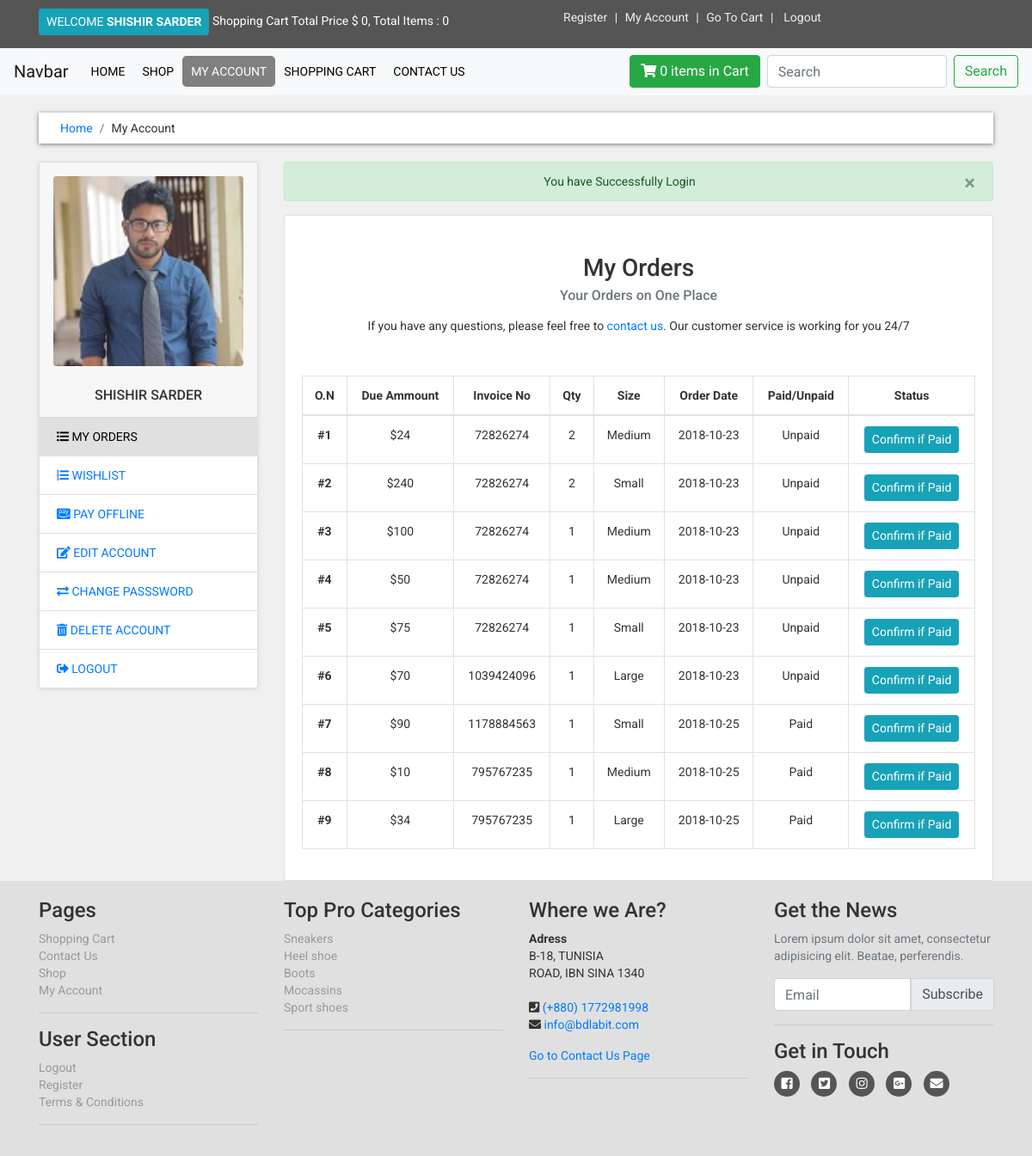
The app's page /customer/my_account.php?my_orders (signed in) with its own data.
### tables this page shows
CREATE TABLE `customers` (
  `customer_id` int(10) NOT NULL,
  `customer_name` varchar(255) NOT NULL,
  `customer_email` varchar(255) NOT NULL,
  `customer_pass` varchar(255) NOT NULL,
  `customer_country` varchar(100) NOT NULL,
  `customer_city` varchar(100) NOT NULL,
  `customer_contact` varchar(255) NOT NULL,
  `customer_address` text NOT NULL,
  `customer_image` text NOT NULL,
  `customer_ip` varchar(255) NOT NULL,
  `customer_confirm_code` text NOT NULL
);

CREATE TABLE `customer_orders` (
  `order_id` int(10) NOT NULL,
  `customer_id` int(10) NOT NULL,
  `due_amount` int(100) NOT NULL,
  `invoice_no` int(100) NOT NULL,
  `qty` int(10) NOT NULL,
  `size` varchar(100) NOT NULL,
  `order_date` timestamp NOT NULL DEFAULT CURRENT_TIMESTAMP ON UPDATE CURRENT_TIMESTAMP,
  `order_status` varchar(100) NOT NULL
);

CREATE TABLE `product_categories` (
  `p_cat_id` int(10) NOT NULL,
  `p_cat_title` varchar(100) NOT NULL,
  `p_cat_top` varchar(100) NOT NULL,
  `p_cat_image` text NOT NULL
);

### core/init.php (called while the page is built, shortened)
<?php ob_start();
include_once 'database/connection.php';
include_once 'classes/user.php';
global $pdo;
$getFromU = new User($pdo);

### core/classes/user.php (called while the page is built, shortened)
<?php
	class User {
    protected $pdo;
    public function __construct($pdo)
    {
      $this->pdo = $pdo;
    }
    public function view_customer_by_email($customer_email)
    {
      $sql = "SELECT * FROM customers WHERE customer_email = :customer_email";
      $stmt = $this->pdo->prepare($sql);
      $stmt->bindParam(":customer_email", $customer_email);
      $stmt->execute();
      return $stmt->fetch();
    }
    public function view_customer_orders_by_id($customer_id)
    {
      $sql = "SELECT * FROM customer_orders WHERE customer_id = :customer_id";
      $stmt = $this->pdo->prepare($sql);
      $stmt->bindParam(":customer_id", $customer_id);
      $stmt->execute();
      return $stmt->fetchAll();
    }
    public function selectTopProductCatagories()
    {
      $sql = "SELECT * FROM product_categories WHERE p_cat_top = 'Yes' ";
      $stmt = $this->pdo->prepare($sql);
      $stmt->execute();
      return $stmt->fetchAll();
    }
    public function count_product_by_ip($ip_add)
    {
      $sql = "SELECT * FROM cart WHERE ip_add = :ip_add";
      $stmt = $this->pdo->prepare($sql);
      $stmt->bindParam(":ip_add", $ip_add);
      $stmt->execute();
      $stmt->fetch();
      $count = $stmt->rowCount();
      return $count;
    }
}
?>

### customer/includes/my_orders.php (the view, shortened to what this page needs)
<div class="card text-center">
	<div class="card-body">
		<h3 class="card-title mt-4">My Orders</h3>
		<h6 class="card-subtitle mb-2 text-muted">Your Orders on One Place</h6>
		<p class="card-text my-3">If you have any questions, please feel free to <a href="../contact.php">contact us</a>. Our customer service is working for you 24/7</p>
		<table class="table table-bordered table-responsive-xl table-hover mt-5">
			<thead>
				<tr>
					<th scope="col">O.N</th>
					<th scope="col">Due Ammount</th>
					<th scope="col">Invoice No</th>
					<th scope="col">Qty</th>
					<th scope="col">Size</th>
					<th scope="col">Order Date</th>
					<th scope="col">Paid/Unpaid</th>
					<th scope="col">Status</th>
				</tr>
			</thead>
			<tbody>
				<?php
					$customer_session = $_SESSION['customer_email'];
					$get_customer = $getFromU->view_customer_by_email($customer_session);
  				$customer_id = $get_customer->customer_id;
  				$get_orders = $getFromU->view_customer_orders_by_id($customer_id);
  				$i = 0;
  				foreach ($get_orders as $get_order) {
  					$order_id = $get_order->order_id;
  					$due_amount = $get_order->due_amount;
  					$invoice_no = $get_order->invoice_no;
  					$qty = $get_order->qty;
  					$size = $get_order->size;
  					$order_date = substr($get_order->order_date, 0,10);
  					$order_status = $get_order->order_status;
  					$i++;
  					if ($order_status === "pending") {
  						$order_status = "Unpaid";
  					}else {
  						$order_status = "Paid";
  					}
				?>
					<tr>
						<th>#<?php echo $i; ?></th>
						<td>$<?php echo $due_amount; ?></td>
						<td><?php echo $invoice_no; ?></td>
						<td><?php echo $qty; ?></td>
						<td><?php echo ucwords($size); ?></td>
						<td><?php echo $order_date; ?></td>
						<td><?php echo $order_status; ?></td>
						<td><a href="confirm.php?order_id=<?php echo $order_id; ?>" class="btn btn-sm btn-info">Confirm if Paid</a></td>
					</tr>
				<?php	} ?>
			</tbody>
		</table>
	</div>
</div>

### customer/includes/header.php (shortened to what this page needs)
<?php require_once '../core/init.php'; ?>
<?php
	$ip_add = $getFromU->getRealUserIp();
	$total = 0;
?>
<!doctype html>
<html lang="en">
  <head>
    <link rel="stylesheet" href="https://stackpath.bootstrapcdn.com/bootstrap/4.1.3/css/bootstrap.min.css">
    <link rel="stylesheet" type="text/css" href="https://use.fontawesome.com/releases/v5.3.1/css/all.css">
    <link rel="stylesheet" type="text/css" href="assets/css/sweetalert.css">
    <link rel="stylesheet" type="text/css" href="assets/css/main.css">
  </head>
  <body>
		<div id="top">
			<div class="container">
				<div class="row">
					<div class="col-md-6 offer">
						<a href="customer/my_account.php" class="btn btn-info btn-sm">
							<?php
								if (!isset($_SESSION['customer_email'])) {
									echo 'Welcome : Guest';
								}else {
									$customer = $getFromU->view_customer_by_email($_SESSION['customer_email']);
									$customer_name = $customer->customer_name;
									echo "Welcome <strong class='text-uppercase'>$customer_name</strong>" ;
								}
							?>
						</a>
						<?php if (isset($_SESSION['customer_email'])): ?>
							<a href="#">Shopping Cart Total Price $ <?php echo $total; ?>, Total Items : <?php echo $getFromU->count_product_by_ip($ip_add); ?></a>
						<?php else: ?>
							<a href="#">Shopping Cart Total Price $ 0, Total Items : 0</a>
						<?php endif ?>
					</div>
					<div class="col-md-6">
						<ul class="menu">
							<li><a href="../customer_register.php">Register</a></li>
							<li><a href="../checkout.php">My Account</a></li>
							<li><a href="../cart.php">Go To Cart</a></li>
							<li>
								<?php if (!isset($_SESSION['customer_email'])): ?>
									<a href="../login.php">Login</a>
								<?php else: ?>
									<a href="../logout.php">Logout</a>
								<?php endif ?>
							</li>
						</ul>
					</div>
				</div>
			</div>
		</div>

### customer/my_account.php (shortened to what this page needs)
<?php require_once 'includes/header.php'; ?>
<nav class="navbar navbar-expand-lg navbar-light bg-light sticky-top" id="navbar">
	<a class="navbar-brand home" href="#">Navbar</a>
	<div class="collapse navbar-collapse" id="navbarSupportedContent">
		<ul class="navbar-nav mr-auto text-uppercase">
			<li >
				<a href="../index.php">Home</a>
			</li>
			<li>
				<a href="../shop.php">Shop</a>
			</li>
			<li>
				<a class="active" href="my_account.php">My Account</a>
			</li>
			<li>
				<a href="../cart.php">Shopping Cart</a>
			</li>
			<li>
				<a href="../contact.php">Contact Us</a>
			</li>
		</ul>
		<?php if (isset($_SESSION['customer_email'])): ?>
			<a href="../cart.php" class="btn btn-success mr-2"><i class="fas fa-shopping-cart"></i><span> <?php echo $getFromU->count_product_by_ip($ip_add); ?> items in Cart</span></a>
		<?php else: ?>
			<a href="../cart.php" class="btn btn-success mr-2"><i class="fas fa-shopping-cart"></i><span> 0 items in Cart</span></a>
		<?php endif ?>
		<form class="form-inline my-2 my-lg-0">
			<input class="form-control mr-sm-2" type="search" placeholder="Search" aria-label="Search" name="user_query" required="1">
			<button class="btn btn-outline-success my-2 my-sm-0" type="submit" name="search">Search</button>
		</form>
	</div>
</nav>
<div id="content">
	<div class="container">
		<div class="row">
			<div class="col-md-12">
				<nav aria-label="breadcrumb">
				  <ol class="breadcrumb">
				    <li class="breadcrumb-item"><a href="../index.php">Home</a></li>
				    <li class="breadcrumb-item" aria-current="page">My Account</li>
				  </ol>
				</nav>
			</div>
			<div class="col-md-12">
			</div>
			<div class="col-md-3">
				<?php require_once 'includes/sidebar.php'; ?>
			</div>
			<div class="col-md-9">
				<?php if (isset($_SESSION['login_success_msg'])): ?>
					<div class="alert alert-success text-center alert-dismissible fade show" role="alert">
					  <?php echo $_SESSION['login_success_msg']; unset($_SESSION['login_success_msg']); ?>
					  <button type="button" class="close" data-dismiss="alert" aria-label="Close">
					    <span aria-hidden="true">&times;</span>
					  </button>
					</div>
				<?php endif ?>
				<?php
					if (isset($_GET['my_orders'])) {
						require_once 'includes/my_orders.php';
					}
				?>
			</div>
		</div>
	</div>
</div>
<?php require_once 'includes/footer.php'; ?>

### customer/includes/sidebar.php
<?php
  $customer_session = $_SESSION['customer_email'];
  $get_customer = $getFromU->view_customer_by_email($customer_session);
  $customer_name = $get_customer->customer_name;
  $customer_image = $get_customer->customer_image;
?>
<div class="card sidebar-menu mb-5 profile">
  <div class="card-header p-3">
    <img class="card-img-top img-fluid rounded" src="assets/customer_images/<?php echo $customer_image; ?>" alt="Card image cap">
    <h6 class="card-title text-center mt-4 mb-0"><?php echo $customer_name; ?></h6>
  </div>
  <ul class="list-group list-group-flush">
    <li class="list-group-item <?php if(isset($_GET['my_orders'])) { echo "active";} ?>"  >
      <a href="my_account.php?my_orders"><i class="fas fa-list-ul"></i> My Orders</a>
    </li>
    <li class="list-group-item <?php if(isset($_GET['wishlist'])) { echo "active";} ?>"  >
      <a href="my_account.php?wishlist"><i class="fas fa-list-ol"></i> Wishlist</a>
    </li>
    <li class="list-group-item <?php if(isset($_GET['pay_offline'])) { echo "active";} ?>">
      <a href="my_account.php?pay_offline"><i class="fab fa-cc-amazon-pay"></i> Pay Offline</a>
    </li>
    <li class="list-group-item <?php if(isset($_GET['edit_account'])) { echo "active";} ?>">
      <a href="my_account.php?edit_account"><i class="fas fa-edit"></i> Edit Account</a>
    </li>
      <li class="list-group-item <?php if(isset($_GET['change_pass'])) { echo "active";} ?>">
        <a href="my_account.php?change_pass"><i class="fas fa-exchange-alt"></i> Change Passsword</a>
    </li>
      <li class="list-group-item <?php if(isset($_GET['delete_account'])) { echo "active";} ?>">
        <a href="my_account.php?delete_account"><i class="fas fa-trash-alt"></i> Delete Account</a>
    </li>
      <li class="list-group-item">
        <a href="logout.php"><i class="fas fa-sign-out-alt"></i> Logout</a>
    </li>
  </ul>
</div>

### customer/includes/footer.php (shortened to what this page needs)
<div id="footer">
			<div class="container">
				<div class="row">
					<div class="col-sm-6 col-md-3">
						<h4>Pages</h4>
						<ul>
							<li><a href="cart.php">Shopping Cart</a></li>
							<li><a href="contact.php">Contact Us</a></li>
							<li><a href="shop.php">Shop</a></li>
							<li><a href="checkout.php">My Account</a></li>
						</ul>
						<hr>
						<h4>User Section</h4>
						<ul>
							<?php if (!isset($_SESSION['customer_email'])): ?>
								<li><a href="checkout.php">Login</a></li>
							<?php else: ?>
								<li><a href="logout.php">Logout</a></li>
							<?php endif?>
							<li><a href="customer_register.php">Register</a></li>
							<li><a href="terms.php">Terms &amp; Conditions</a></li>
						</ul>
						<hr class="hidden-md-down hidden-lg-down hidden-sm-down">
					</div>
					<div class="col-sm-6 col-md-3">
						<h4>Top Pro Categories</h4>
						<ul>
							<?php
$product_cats = $getFromU->selectTopProductCatagories();
foreach ($product_cats as $product_cat) {
    $p_cat_id = $product_cat->p_cat_id;
    $p_cat_title = $product_cat->p_cat_title;
    ?>
							<li><a href="shop.php?p_cat_id=<?php echo $p_cat_id; ?>"><?php echo $p_cat_title; ?></a></li>
						  <?php }?>
						</ul>
						<hr class="hidden-md-down hidden-lg-down">
					</div>
					<div class="col-sm-6 col-md-3">
						<h4>Where we Are?</h4>
						<address>
		          <strong>Adress</strong><br>
		          B-18, TUNISIA<br>
		          ROAD, IBN SINA 1340<br><br>
		          <i class="fas fa-phone-square"></i><span class="sr-only">Telephone:</span> <a href="tel:+8801772981998">(+880) 1772981998</a><br>
		          <i class="fas fa-envelope"></i><span class="sr-only">Mail:</span> <a href="mailto:info@bdlabit.com">info@bdlabit.com</a>
		        </address>
		        <a href="contact.php">Go to Contact Us Page</a>
						<hr class="hidden-md-down hidden-lg-down">
					</div>
					<div class="col-sm-6 col-md-3">
						<h4>Get the News</h4>
						<p class="text-muted">Lorem ipsum dolor sit amet, consectetur adipisicing elit. Beatae, perferendis.</p>
						<form method="post" action="#">
							<div class="input-group mb-2 mr-sm-2">
						    <input type="email" class="form-control" id="email" placeholder="Email">
						    <div class="input-group-prepend">
						      <input type="submit" name="submit" class="input-group-text btn btn-success" value="Subscribe">
						    </div>
						  </div>
						</form>
						<hr class="hidden-md-down hidden-lg-down">
						<h4>Get in Touch</h4>
						<p class="social">
							<a href="#"><i class="fab fa-facebook-square"></i></a>
							<a href="#"><i class="fab fa-twitter-square"></i></a>
							<a href="#"><i class="fab fa-instagram"></i></a>
							<a href="#"><i class="fab fa-google-plus-square"></i></a>
							<a href="#"><i class="fas fa-envelope"></i></a>
						</p>
					</div>
				</div>
			</div>
		</div>
  </body>
</html>

### customer/assets/css/main.css (style rules this page uses)
body { font-family: 'Roboto', sans-serif; font-size: 14px; line-height: 1.42857143; color: #333333; background-color: #f0f0f0; overflow-x: hidden; }
#top { background: #555555; padding: 10px 0px; }
#top .offer { color: #fff; }
#top .offer .btn { text-transform: uppercase; }
#top a { color: #fff; }
#top ul > li { display: inline-block; }
#top ul > li a { color: #eeeeee; }
#top ul > li + li:before { content: "|\00a0"; padding: 0px 5px; color: #f7f7f7; }
.navbar-nav li a { color: black; padding: 10px; border-radius: 5px; }
.active { text-decoration: none; background-color: gray; color: white !important; }
.breadcrumb { padding: 8px 15px; margin: 20px 0px; background-color: #fff; border-radius: 0px; box-shadow: 0 1px 5px rgba(0,0,0,0.5); }
.breadcrumb li { padding-left: 10px; }
#content .sidebar-menu { margin-bottom: 20px; text-transform: uppercase; box-shadow: 0 1px 5px rgba(0,0,0,0.1); }
.profile .active { background-color: #E0E0E0; border-color: #E0E0E0; }
.profile .active a { color: black !important; }
#footer { background: #e0e0e0; padding: 20px 0px; }
#footer ul { padding-left: 0px; list-style: none; }
#footer ul a { color: #999999; padding: 20px 0px; }
#footer .social a { margin: 0px 10px 0px 0px; color: #ffffff; display: inline-block; width: 30px; height: 30px; border-radius: 15px; line-height: 30px; font-size: 15px; text-align: center; transition: all 0.2s ease-out; vertical-align: bottom; background-color: #555555; }

### records on screen
customers: customer_name "SHISHIR SARDER", customer_image (picture)
customer_orders: due_amount "24", invoice_no "72826274", qty "2", size "Medium", order_date "2018-10-23", order_status "Unpaid"
customer_orders: due_amount "240", invoice_no "72826274", qty "2", size "Small", order_date "2018-10-23", order_status "Unpaid"
customer_orders: due_amount "100", invoice_no "72826274", qty "1", size "Medium", order_date "2018-10-23", order_status "Unpaid"
customer_orders: due_amount "50", invoice_no "72826274", qty "1", size "Medium", order_date "2018-10-23", order_status "Unpaid"
customer_orders: due_amount "75", invoice_no "72826274", qty "1", size "Small", order_date "2018-10-23", order_status "Unpaid"
customer_orders: due_amount "70", invoice_no "1039424096", qty "1", size "Large", order_date "2018-10-23", order_status "Unpaid"
customer_orders: due_amount "90", invoice_no "1178884563", qty "1", size "Small", order_date "2018-10-25", order_status "Paid"
customer_orders: due_amount "10", invoice_no "795767235", qty "1", size "Medium", order_date "2018-10-25", order_status "Paid"
customer_orders: due_amount "34", invoice_no "795767235", qty "1", size "Large", order_date "2018-10-25", order_status "Paid"
product_categories: p_cat_title "Sneakers"
product_categories: p_cat_title "Heel shoe"
product_categories: p_cat_title "Boots"
product_categories: p_cat_title "Mocassins"
product_categories: p_cat_title "Sport shoes"

### other values on screen
$total "0"
$getFromU->count_product_by_ip($ip_add) "0"
$_SESSION['login_success_msg'] "You have Successfully Login"
